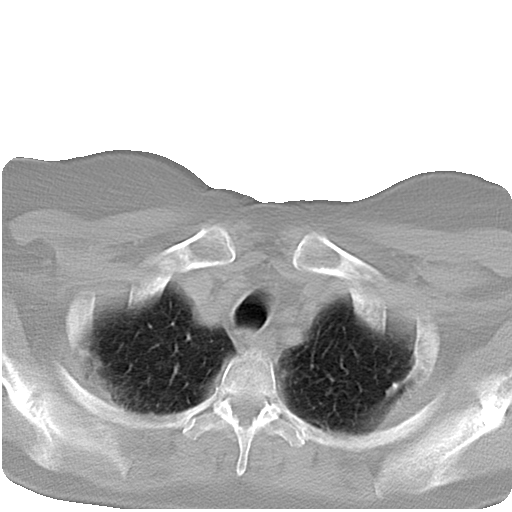
%> input picture CT_001.bmp, 512 x 512 px
$ octave --eval "result = iterthrsh(imread('CT_001.bmp'));"   (GNU Octave 9; MATLAB toolbox functions it lacks are replaced by stand-ins)
%> lines starting %> are read from the running program, lines starting %| are printed output that depends on the picture; in (x1, y1, x2, y2) boxes, pixels count from 0 and x2, y2 are one past the last pixel; in counts of white or black regions, pixels touching at a corner belong together; the program's own positions count from 1

function  Result = iterthrsh(f)
f=f(:,:,1);
%> f is the input picture: size 512x512 uint8; min 0, max 255, mean 187.6
f = double(f);
%> f: size 512x512 double
% compute the first value for threshold
T0 = (max(f(:)) + min(f(:)))/2 ;
%> T0 = 127.5

delt = 1;
%Make segmented image
th_img = f > T0 ;
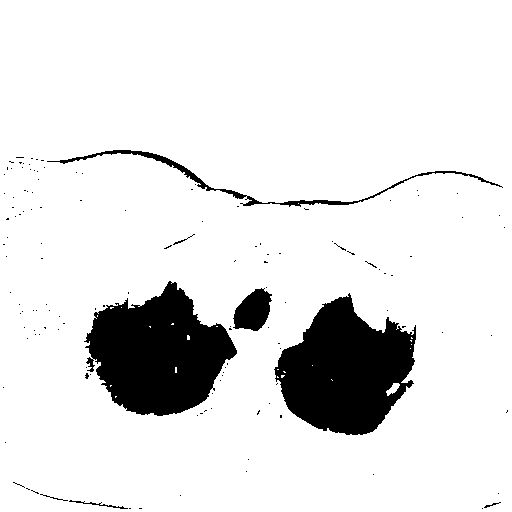
%> th_img: size 512x512 logical; 88.9% white; 135 black regions (127 under 20 px), largest, box (x1, y1, x2, y2) and area: (84, 281, 237, 416) 13051, (274, 293, 416, 435) 12881, (47, 150, 503, 207) 1507
%Make some iterations till reaching the best threshold value
while delt >= .05
    T = T0;
    %Separate image into two regions
    G1 = double((f > T)) .* f ;
    G2 = double((f <= T)) .* f;
    % Compute mu for each region
    M1 = (max(G1(:)) + min(G1(:)))/2;
    M2 = (max(G2(:)) + min(G2(:)))/2;
    %compute new threshold
    T0= 0.5*(M1+M2);
    %new segmented image
    th_img = f > T0 ;
    %new delta value
    delt = abs(T - T0);
end
%> this loop made 5 passes
%> (T, M2, T0, delt) on passes 1 to 5: (127.5, 63.5, 95.5, 32), (95.5, 47.5, 87.5, 8), (87.5, 43.5, 85.5, 2), (85.5, 42.5, 85, 0.5), (85, 42.5, 85, 0)
%> pass 1, in iterthrsh, `G2 = double((f <= T)) .* f;`:
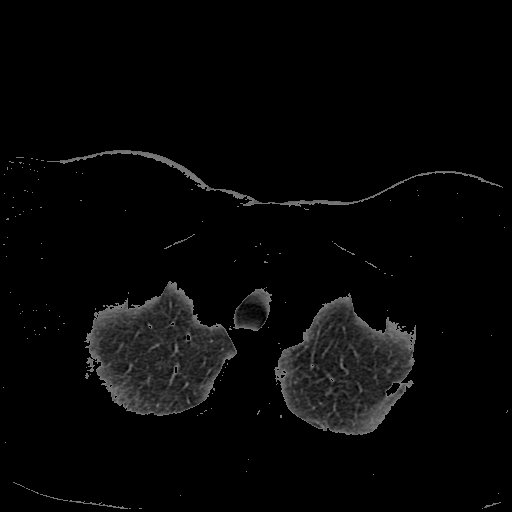
%> G2: size 512x512 double; min 0, max 127, mean 6.8
%> pass 1, in iterthrsh, `th_img = f > T0 ;`:
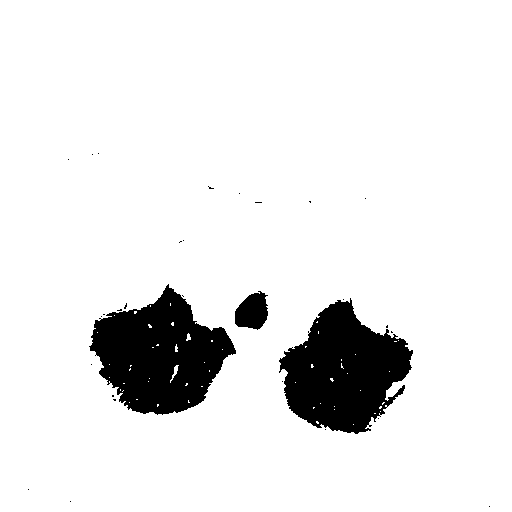
%> th_img: size 512x512 logical; 90.9% white; 30 black regions (27 under 20 px), largest, box (x1, y1, x2, y2) and area: (89, 284, 236, 415) 11497, (279, 298, 413, 434) 11246, (235, 291, 268, 330) 934
%> pass 2, in iterthrsh, `G1 = double((f > T)) .* f ;`:
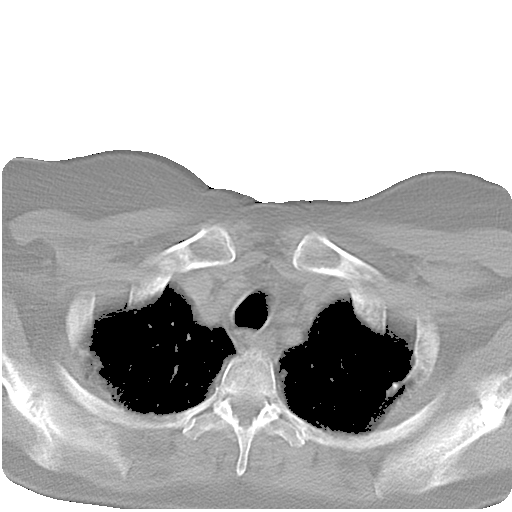
%> G1: size 512x512 double; min 0, max 255, mean 183.1
    %display(T0) ;

    %Mophorogical operations
y = strel('diamond',10);
th_img = imcomplement(th_img);
%> th_img: size 512x512 logical; 8.5% white; 23 white regions (18 under 20 px), largest, box (x1, y1, x2, y2) and area: (91, 286, 236, 414) 10901, (280, 302, 413, 434) 10528, (235, 294, 268, 329) 845, (395, 386, 405, 397) 36, (119, 397, 126, 403) 20

z1=imclose(th_img,y);
%> z1: size 512x512 logical; 9.1% white; 4 white regions (2 under 20 px), largest, box (x1, y1, x2, y2) and area: (91, 286, 268, 414) 12561, (280, 302, 413, 434) 11350
z=imclose(z1,y);

%Checking that left and right lung are seperate:

%calculate connectivity of result
L=bwlabeln(z,8);
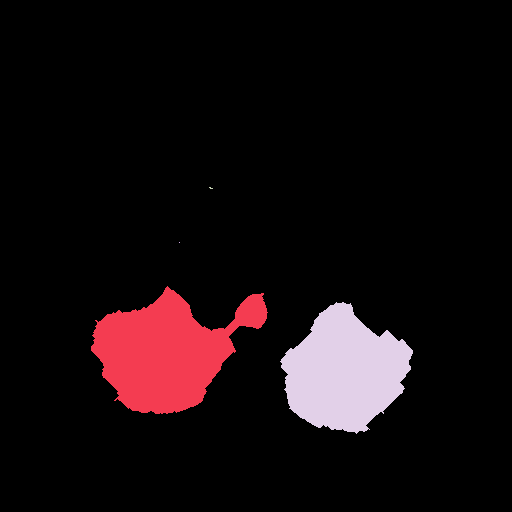
%> L: size 512x512 double; 5 distinct labels, from 0 to 4; one colour per label, 0 black
q=0;
qq=[0 0 0];
s=1;
mm=zeros(1,max(L(:)));

%getting the number of pixels for every region.
%converting result from struct to double.
    for j=1:max(L(:))
    cc=struct2cell(regionprops(L==j,'Area') );
    mm(j)=cat(2,cc{:});
    end
%> this loop made 4 passes
%> cc on passes 1 to 4: {12561}, {1}, {5}, {11350}
%> after the loop, mm = [12561 1 5 11350]

    %getting number of regions with Area > 300 pixel.
    for i=1:max(L(:))

    if mm(i) >300

        q=q+1;
    end
    end
%> this loop made 4 passes
%> q on passes 1, 4: 1, 2

%Seperating the segmented image into three images each include one of
%the lung regions, and work on each image and sum them at last.

%if our segmented image has only two regions > 300 pixel
if q < 3
   L1=bwlabeln(th_img,8);    %connectivity of the segmented image
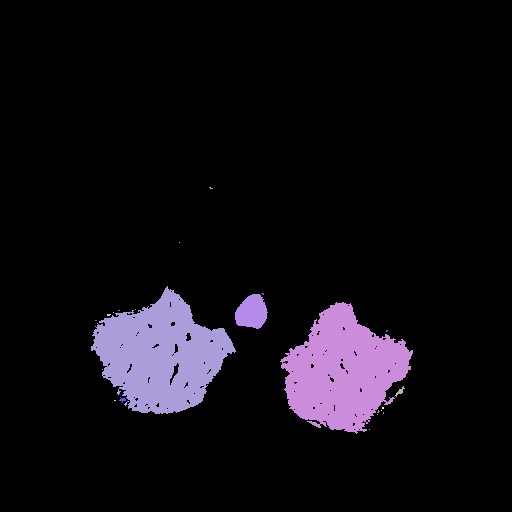
%> L1: size 512x512 double; 24 distinct labels, from 0 to 23; one colour per label, 0 black
    m=zeros(1,max(L1(:)));

    %getting n.of pixel for every region.
for i=1:max(L1(:))
    xx=struct2cell(regionprops(L1==i,'Area') );
    m(i)=cat(2,xx{:});
end
%> this loop made 23 passes
%> xx on passes 1 to 12: {2}, {1}, {7}, {1}, {2}, {2}, {20}, {9}, {1}, {10901}, {1}, {5}
%> after the loop, m = 23 values, max 10901 at index 10, min 1 at index 2, mean 973.2

for i=1:size(m,2)
if m(i)>300
  qq(s)=i ;  % the label number for every large region.
  s=s+1;
end
end
%> this loop made 23 passes
%> after the loop, qq = [10 13 23]


x1=L1==qq(1);   %1st region
%> x1: size 512x512 logical; 4.2% white; 1 white region, box (x1, y1, x2, y2) and area: (91, 286, 236, 414) 10901
x2=L1==qq(2);   %2nd region
%> x2: size 512x512 logical; 0.32% white; 1 white region, box (x1, y1, x2, y2) and area: (235, 294, 268, 329) 845
x3=L1==qq(3);   %3rd region
%> x3: size 512x512 logical; 4% white; 1 white region, box (x1, y1, x2, y2) and area: (280, 302, 413, 434) 10528

%Morphological closing and opening for ever label.
y = strel('diamond',8);
%1st
finall1=imclose(x1,y);
%> finall1: size 512x512 logical; 4.4% white; 1 white region, box (x1, y1, x2, y2) and area: (91, 286, 236, 414) 11419
final1=imopen(finall1,y);
%> final1: size 512x512 logical; 4.3% white; 1 white region, box (x1, y1, x2, y2) and area: (91, 288, 235, 414) 11321
%2nd
finall2=imclose(x2,y);
%> finall2: size 512x512 logical; 0.32% white; 1 white region, box (x1, y1, x2, y2) and area: (235, 294, 268, 329) 849
final2=imopen(finall2,y);
%> final2: size 512x512 logical; 0.3% white; 1 white region, box (x1, y1, x2, y2) and area: (235, 294, 268, 329) 797
%3rd
finall3=imclose(x3,y);
%> finall3: size 512x512 logical; 4.2% white; 1 white region, box (x1, y1, x2, y2) and area: (280, 302, 413, 434) 11009
final3=imopen(finall3,y);
%> final3: size 512x512 logical; 4.2% white; 1 white region, box (x1, y1, x2, y2) and area: (280, 302, 413, 434) 10898


    Result=final1+final2+final3;
%> Result: size 512x512 double; values 0 (black) and 1 (white), 8.8% white; 3 white regions, box (x1, y1, x2, y2) and area: (91, 288, 235, 414) 11321, (280, 302, 413, 434) 10898, (235, 294, 268, 329) 797

else
    Result=z;
end

% Smoothing edes using kernel0
kernel = ones(5) / 5 ^ 2;
blurryImage = conv2(double(Result), kernel, 'same');
Result = blurryImage > 0.5;
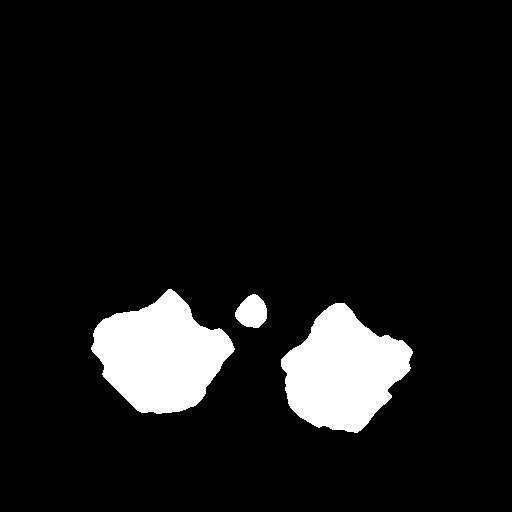
%> Result: size 512x512 logical; 8.8% white; 3 white regions, box (x1, y1, x2, y2) and area: (91, 289, 235, 414) 11313, (281, 303, 413, 433) 10894, (235, 294, 267, 328) 790

  % imshow(Result)

$ run again, on CT_003.bmp
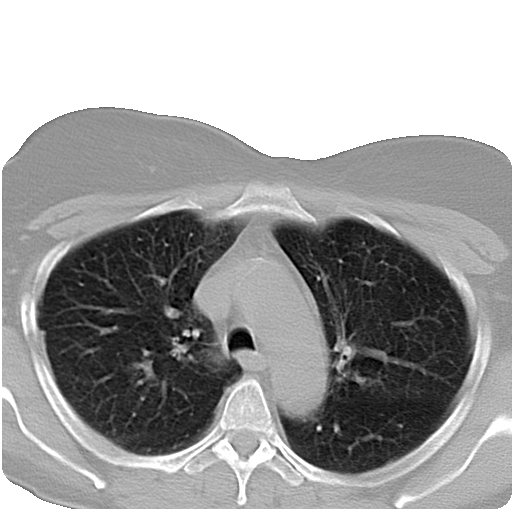
%> input picture CT_003.bmp, 512 x 512 px
%> in iterthrsh, f is the input picture: size 512x512 uint8; min 0, max 255, mean 160.9
%> f: size 512x512 double
%> in iterthrsh, `T0 = (max(f(:)) + min(f(:)))/2 ;`: T0 = 127.5
%> in iterthrsh, `th_img = f > T0 ;`:
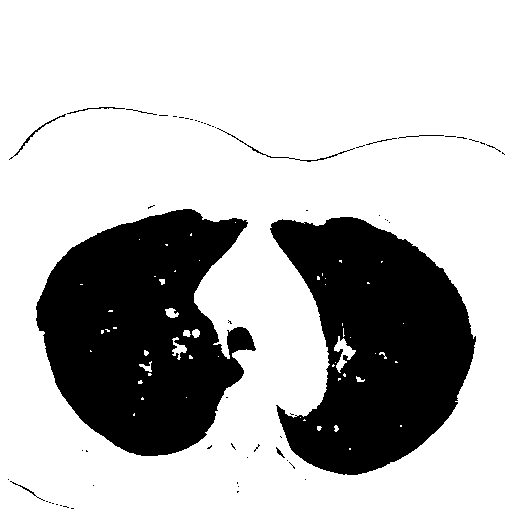
%> th_img: size 512x512 logical; 73% white; 60 black regions (50 under 20 px), largest, box (x1, y1, x2, y2) and area: (36, 209, 256, 456) 36087, (270, 217, 476, 475) 33998, (217, 128, 355, 162) 180
%> the loop in iterthrsh, `while delt >= .05` made 5 passes
%> (T, M2, T0, delt) on passes 1 to 5: (127.5, 63.5, 95.5, 32), (95.5, 47.5, 87.5, 8), (87.5, 43.5, 85.5, 2), (85.5, 42.5, 85, 0.5), (85, 42.5, 85, 0)
%> z1: size 512x512 logical; 26.2% white; 2 white regions, box (x1, y1, x2, y2) and area: (37, 210, 255, 455) 35604, (273, 219, 473, 474) 32971
%> L: size 512x512 double; 3 distinct labels, from 0 to 2
%> the loop in iterthrsh, `for j=1:max(L(:))` made 2 passes
%> cc on passes 1 to 2: {35604}, {32971}
%> after the loop in iterthrsh, `for j=1:max(L(:))`: mm = [35604 32971]
%> the loop in iterthrsh, `for i=1:max(L(:))` made 2 passes
%> q on passes 1 to 2: 1, 2
%> L1: size 512x512 double; 12 distinct labels, from 0 to 11
%> the loop in iterthrsh, `for i=1:max(L1(:))` made 11 passes
%> xx on passes 1 to 8: {2}, {1}, {4}, {32489}, {466}, {1}, {1}, {85}
%> after the loop in iterthrsh, `for i=1:max(L1(:))`: m = [2 1 4 32489 466 1 1 85 15 31018 2]
%> the loop in iterthrsh, `for i=1:size(m,2)` made 11 passes
%> after the loop in iterthrsh, `for i=1:size(m,2)`: qq = [4 5 10]
%> x1: size 512x512 logical; 12.4% white; 1 white region, box (x1, y1, x2, y2) and area: (37, 210, 242, 455) 32489
%> x2: size 512x512 logical; 0.18% white; 1 white region, box (x1, y1, x2, y2) and area: (228, 328, 255, 352) 466
%> x3: size 512x512 logical; 11.8% white; 1 white region, box (x1, y1, x2, y2) and area: (273, 219, 473, 474) 31018
%> finall1: size 512x512 logical; 13.3% white; 1 white region, box (x1, y1, x2, y2) and area: (37, 210, 242, 455) 34782
%> final1: size 512x512 logical; 13.2% white; 1 white region, box (x1, y1, x2, y2) and area: (37, 210, 242, 455) 34711
%> final2: size 512x512 logical; 0.13% white; 1 white region, box (x1, y1, x2, y2) and area: (228, 328, 252, 350) 342
%> finall3: size 512x512 logical; 12.4% white; 1 white region, box (x1, y1, x2, y2) and area: (273, 219, 473, 474) 32473
%> final3: size 512x512 logical; 12.3% white; 1 white region, box (x1, y1, x2, y2) and area: (273, 219, 473, 474) 32297
%> in iterthrsh, `Result = blurryImage > 0.5;`:
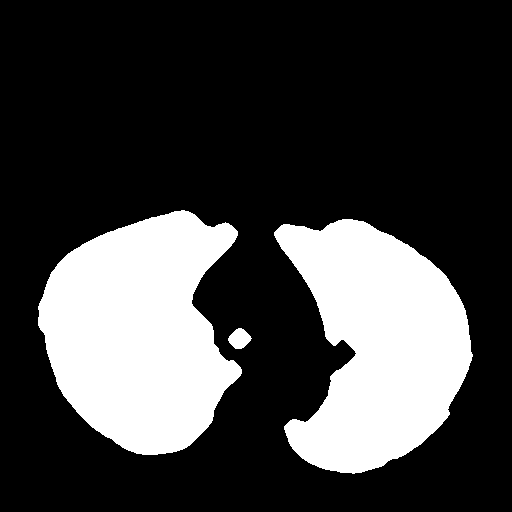
%> Result: size 512x512 logical; 25.7% white; 3 white regions, box (x1, y1, x2, y2) and area: (38, 210, 242, 455) 34711, (274, 219, 473, 474) 32299, (228, 328, 252, 349) 334

$ run again, on CT_004.bmp
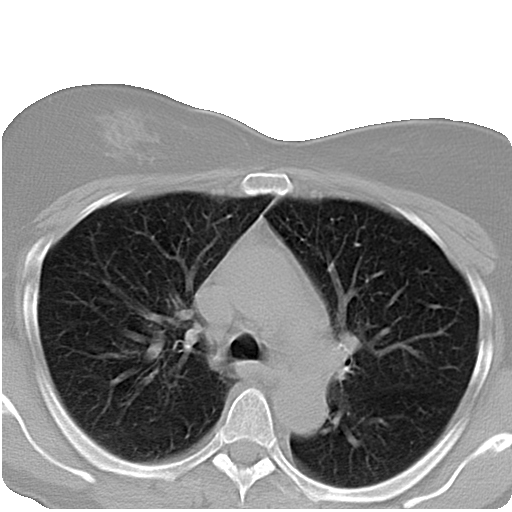
%> input picture CT_004.bmp, 512 x 512 px
%> in iterthrsh, f is the input picture: size 512x512 uint8; min 0, max 255, mean 147.3
%> f: size 512x512 double
%> in iterthrsh, `T0 = (max(f(:)) + min(f(:)))/2 ;`: T0 = 127.5
%> the loop in iterthrsh, `while delt >= .05` made 5 passes
%> (T, M2, T0, delt) on passes 1 to 5: (127.5, 63.5, 95.5, 32), (95.5, 47.5, 87.5, 8), (87.5, 43.5, 85.5, 2), (85.5, 42.5, 85, 0.5), (85, 42.5, 85, 0)
%> z1: size 512x512 logical; 30.6% white; 1 white region, box (x1, y1, x2, y2) and area: (38, 191, 479, 488) 80271
%> the loop in iterthrsh, `for j=1:max(L(:))` made 1 pass
%> cc on pass 1: {80271}
%> the loop in iterthrsh, `for i=1:max(L(:))` made 1 pass
%> q on pass 1: 1
%> L1: size 512x512 double; 14 distinct labels, from 0 to 13
%> the loop in iterthrsh, `for i=1:max(L1(:))` made 13 passes
%> xx on passes 1 to 8: {1}, {39070}, {2}, {16}, {660}, {15}, {1}, {1}
%> after the loop in iterthrsh, `for i=1:max(L1(:))`: m = [1 39070 2 16 660 15 1 1 44 3 1 1 36514]
%> the loop in iterthrsh, `for i=1:size(m,2)` made 13 passes
%> after the loop in iterthrsh, `for i=1:size(m,2)`: qq = [2 5 13]
%> x1: size 512x512 logical; 14.9% white; 1 white region, box (x1, y1, x2, y2) and area: (38, 191, 274, 462) 39070
%> x2: size 512x512 logical; 0.25% white; 1 white region, box (x1, y1, x2, y2) and area: (227, 334, 262, 360) 660
%> x3: size 512x512 logical; 13.9% white; 1 white region, box (x1, y1, x2, y2) and area: (264, 197, 479, 488) 36514
%> finall1: size 512x512 logical; 15.6% white; 1 white region, box (x1, y1, x2, y2) and area: (38, 191, 274, 462) 40916
%> final1: size 512x512 logical; 15.6% white; 1 white region, box (x1, y1, x2, y2) and area: (38, 191, 270, 462) 40792
%> finall2: size 512x512 logical; 0.25% white; 1 white region, box (x1, y1, x2, y2) and area: (227, 334, 262, 360) 661
%> final2: size 512x512 logical; 0.22% white; 1 white region, box (x1, y1, x2, y2) and area: (229, 334, 261, 360) 564
%> finall3: size 512x512 logical; 14.5% white; 1 white region, box (x1, y1, x2, y2) and area: (264, 197, 479, 488) 38012
%> final3: size 512x512 logical; 14.5% white; 1 white region, box (x1, y1, x2, y2) and area: (264, 197, 479, 488) 37912
%> in iterthrsh, `Result = blurryImage > 0.5;`:
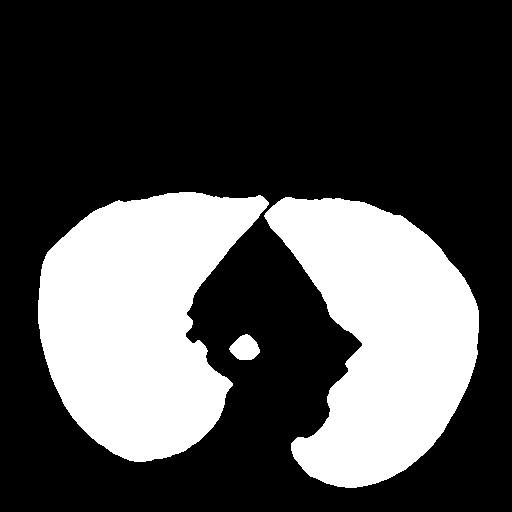
%> Result: size 512x512 logical; 30.2% white; 3 white regions, box (x1, y1, x2, y2) and area: (38, 192, 269, 462) 40785, (264, 197, 479, 488) 37907, (229, 334, 260, 360) 559
